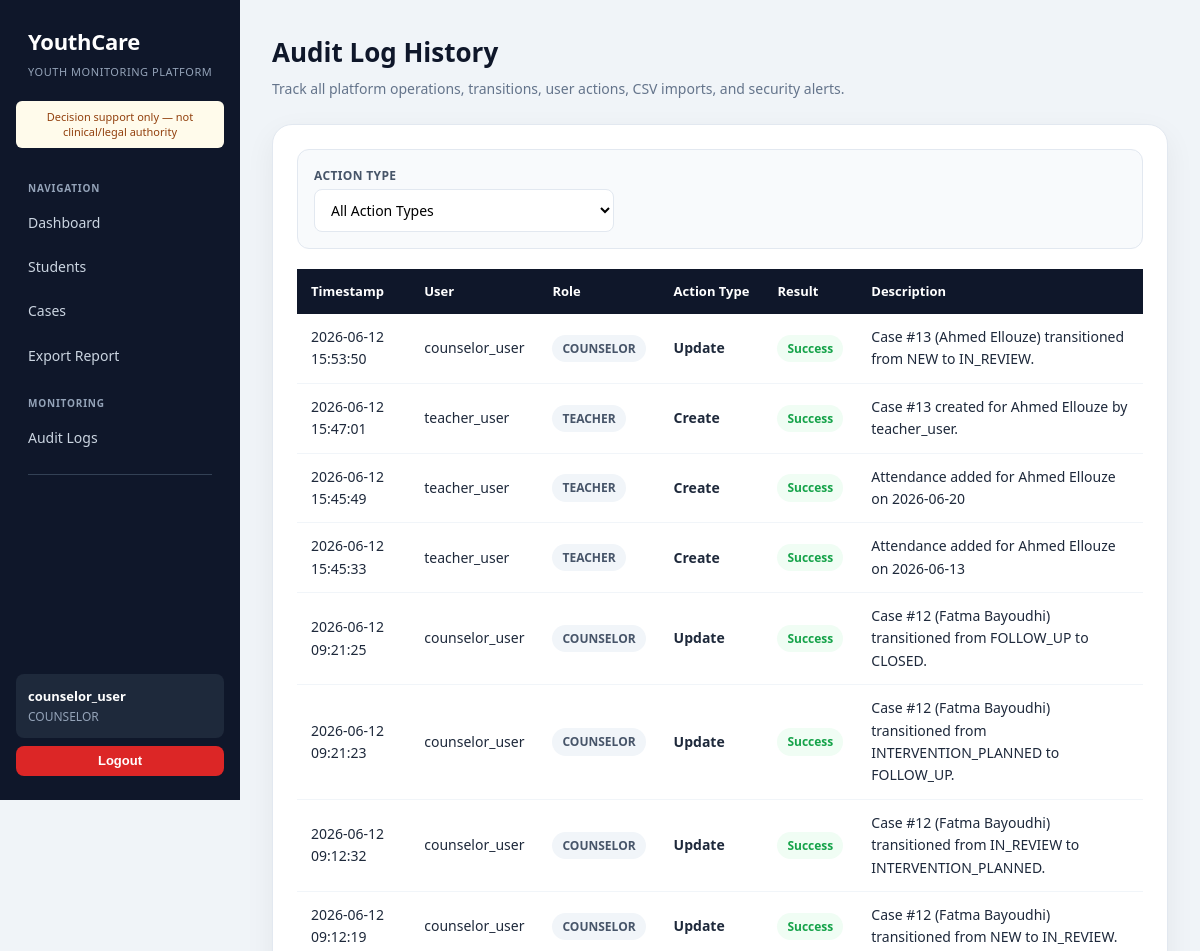
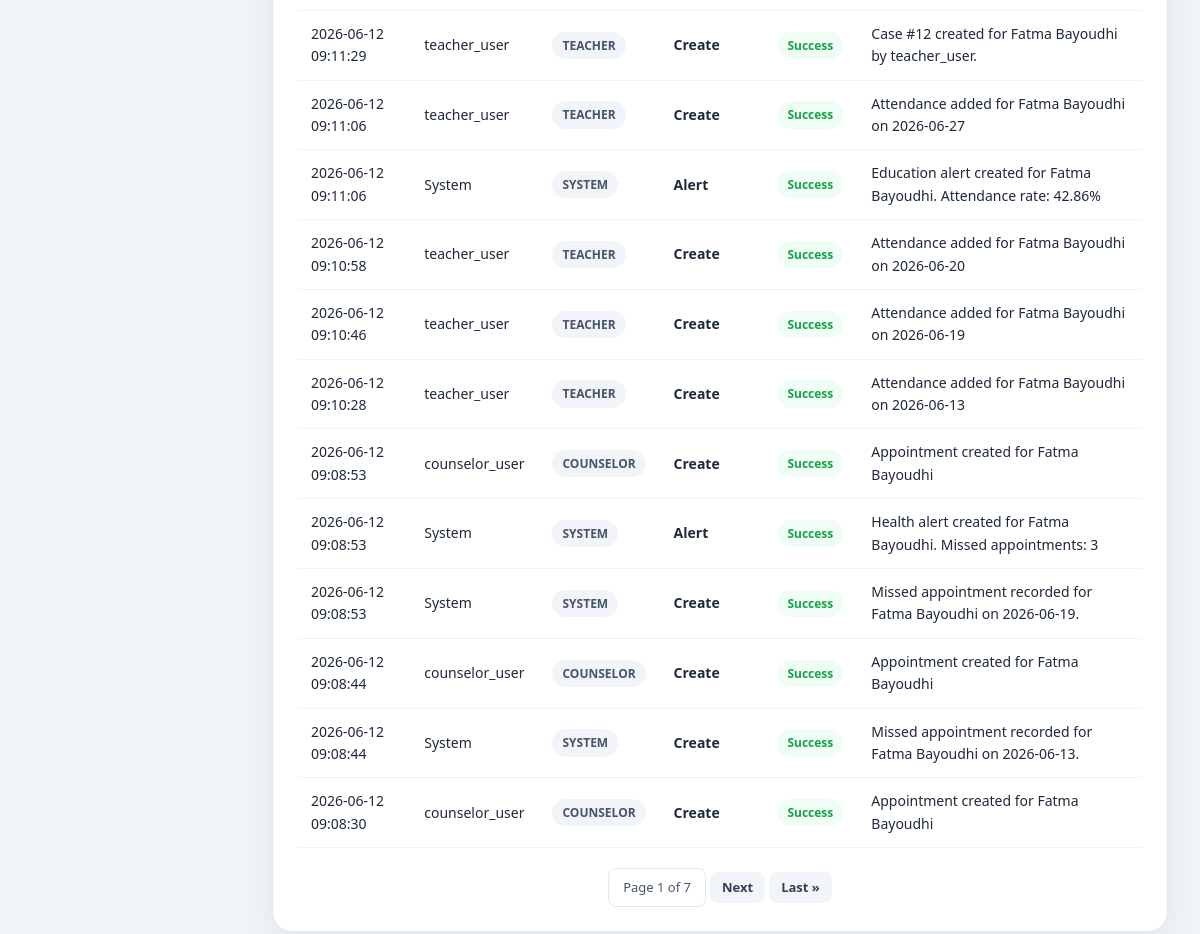
Page /audit-logs/ (signed in) on the committed database (2 pictures, top to bottom).
### core/models.py (models this page shows, shortened)
class Profile(models.Model):
    ROLE_CHOICES = [
        ('ADMIN', 'Admin'),
        ('TEACHER', 'Teacher'),
        ('COUNSELOR', 'Counselor'),
    ]
    user = models.OneToOneField(User, on_delete=models.CASCADE)
    role = models.CharField(max_length=20, choices=ROLE_CHOICES)

class AuditLog(models.Model):
    ACTION_TYPES = [
        ('CREATE', 'Create'),
        ('UPDATE', 'Update'),
        ('ALERT', 'Alert'),
        ('SECURITY', 'Security'),
        ('INGESTION', 'Data Ingestion'),
    ]
    RESULT_CHOICES = [
        ('SUCCESS', 'Success'),
        ('FAILURE', 'Failure'),
    ]
    user = models.ForeignKey(
        User,
        on_delete=models.SET_NULL,
        null=True,
        blank=True
    )
    user_role = models.CharField(max_length=20, blank=True, default="")
    action_type = models.CharField(max_length=20, choices=ACTION_TYPES)
    description = models.TextField()
    action_result = models.CharField(
        max_length=10,
        choices=RESULT_CHOICES,
        default='SUCCESS'
    )
    case = models.ForeignKey(
        'Case',
        on_delete=models.SET_NULL,
        null=True,
        blank=True,
        related_name='audit_logs'
    )
    affected_object_id = models.IntegerField(null=True, blank=True)
    created_at = models.DateTimeField(auto_now_add=True)

### core/views.py (the view)
# urls.py: path("audit-logs/", views.audit_log_list, name="audit_log_list"),
@login_required
@role_required(["ADMIN", "COUNSELOR"])
def audit_log_list(request):
    action_type = request.GET.get("action_type", "")
    logs = AuditLog.objects.all().order_by("-created_at")
    if action_type:
        logs = logs.filter(action_type=action_type)
    paginator = Paginator(logs, 20)
    page_number = request.GET.get("page")
    page_obj = paginator.get_page(page_number)
    action_choices = AuditLog.ACTION_TYPES
    return render(
        request,
        "core/audit_log_list.html",
        {
            "page_obj": page_obj,
            "action_choices": action_choices,
            "selected_action_type": action_type
        }
    )

### core/permissions.py (called while the page is built, shortened)
def get_user_role(user):
    if not user.is_authenticated:
        return None
    try:
        return user.profile.role
    except Profile.DoesNotExist:
        return None

def role_required(allowed_roles):
    def decorator(view_func):
        @wraps(view_func)
        def wrapper(request, *args, **kwargs):
            role = get_user_role(request.user)
            return view_func(request, *args, **kwargs)
        return wrapper
    return decorator

### core/templates/core/audit_log_list.html (shortened to what this page needs)
{% extends 'core/base.html' %}
{% block content %}
<div class="page-header">
    <div>
        <h1>Audit Log History</h1>
        <p class="page-subtitle">Track all platform operations, transitions, user actions, CSV imports, and security alerts.</p>
    </div>
</div>
<div class="card">
    <form method="get" class="filter-bar">
        <div class="filter-group" style="max-width:300px;">
            <label>Action Type</label>
            <select name="action_type" class="form-control" onchange="this.form.submit()">
                <option value="">All Action Types</option>
            </select>
        </div>
    </form>
    <div class="table-wrapper">
        <table>
            <thead>
                <tr><th>Timestamp</th><th>User</th><th>Role</th><th>Action Type</th><th>Result</th><th>Description</th></tr>
            </thead>
            <tbody>
                {% for log in page_obj %}
                <tr>
                    <td>{{ log.created_at|date:"Y-m-d H:i:s" }}</td>
                    <td>{{ log.user.username|default:"System" }}</td>
                    <td><span class="badge badge-slate">{{ log.user_role|default:"SYSTEM" }}</span></td>
                    <td><strong>{{ log.get_action_type_display }}</strong></td>
                    <td>
                        {% if log.action_result == 'SUCCESS' %}
                            <span class="badge badge-success">Success</span>
                        {% else %}
                            <span class="badge badge-danger">Failure</span>
                        {% endif %}
                    </td>
                    <td>{{ log.description }}</td>
                </tr>
                {% empty %}
                <tr><td colspan="6" style="text-align:center;color:var(--slate-400);">No log records found.</td></tr>
                {% endfor %}
            </tbody>
        </table>
    </div>
    {% if page_obj.has_other_pages %}
    <div class="pagination">
        <span class="current">Page {{ page_obj.number }} of {{ page_obj.paginator.num_pages }}</span>
        {% if page_obj.has_next %}
            <a href="?page={{ page_obj.next_page_number }}{% if selected_action_type %}&action_type={{ selected_action_type }}{% endif %}" class="btn btn-secondary btn-sm">Next</a>
            <a href="?page={{ page_obj.paginator.num_pages }}{% if selected_action_type %}&action_type={{ selected_action_type }}{% endif %}" class="btn btn-secondary btn-sm">Last &raquo;</a>
        {% endif %}
    </div>
    {% endif %}
</div>
{% endblock %}

### core/templates/core/base.html (shortened to what this page needs)
<!DOCTYPE html>
<html>
<head>
    {% load static %}
    <link rel="stylesheet" href="{% static 'core/style.css' %}">
</head>
<body>
<div class="sidebar">
    <h2>YouthCare</h2>
    <p class="sidebar-sub">Youth Monitoring Platform</p>
    <div class="disclaimer">Decision support only — not clinical/legal authority</div>
    <div class="nav-section">Navigation</div>
    <a href="{% url 'dashboard' %}">Dashboard</a>
    <a href="{% url 'student_list' %}">Students</a>
    <a href="{% url 'case_list' %}">Cases</a>
    <a href="{% url 'export_students_csv' %}">Export Report</a>
    {% if request.user.profile.role == "ADMIN" or request.user.profile.role == "COUNSELOR" %}
        <div class="nav-section">Monitoring</div>
        <a href="{% url 'audit_log_list' %}">Audit Logs</a>
    {% endif %}
    <div class="sidebar-divider"></div>
    <div class="user-card" style="margin-top:auto;">
        <div class="name">{{ request.user.username }}</div>
        <div class="role">{{ request.user.profile.role }}</div>
    </div>
    <form method="post" action="{% url 'logout' %}" style="margin-top:8px;">
        <button type="submit" class="btn btn-danger btn-sm" style="width:100%;justify-content:center;">Logout</button>
    </form>
</div>
<div class="main-content">
    {% block content %}{% endblock %}
</div>
</body>
</html>

### rows in the picture
AuditLog: created_at "2026-06-12 15:53:50", user.username "counselor_user", user_role "COUNSELOR", action_type "Update", action_result "Success", description "Case #13 (Ahmed Ellouze) transitioned from NEW to IN_REVIEW."
AuditLog: created_at "2026-06-12 15:47:01", user.username "teacher_user", user_role "TEACHER", action_type "Create", action_result "Success", description "Case #13 created for Ahmed Ellouze by teacher_user."
AuditLog: created_at "2026-06-12 15:45:49", user.username "teacher_user", user_role "TEACHER", action_type "Create", action_result "Success", description "Attendance added for Ahmed Ellouze on 2026-06-20"
AuditLog: created_at "2026-06-12 15:45:33", user.username "teacher_user", user_role "TEACHER", action_type "Create", action_result "Success", description "Attendance added for Ahmed Ellouze on 2026-06-13"
AuditLog: created_at "2026-06-12 09:21:25", user.username "counselor_user", user_role "COUNSELOR", action_type "Update", action_result "Success", description "Case #12 (Fatma Bayoudhi) transitioned from FOLLOW_UP to CLOSED."
AuditLog: created_at "2026-06-12 09:21:23", user.username "counselor_user", user_role "COUNSELOR", action_type "Update", action_result "Success", description "Case #12 (Fatma Bayoudhi) transitioned from INTERVENTION_PLANNED to FOLLOW_UP."
AuditLog: created_at "2026-06-12 09:12:32", user.username "counselor_user", user_role "COUNSELOR", action_type "Update", action_result "Success", description "Case #12 (Fatma Bayoudhi) transitioned from IN_REVIEW to INTERVENTION_PLANNED."
AuditLog: created_at "2026-06-12 09:12:19", user.username "counselor_user", user_role "COUNSELOR", action_type "Update", action_result "Success", description "Case #12 (Fatma Bayoudhi) transitioned from NEW to IN_REVIEW."
AuditLog: created_at "2026-06-12 09:11:29", user.username "teacher_user", user_role "TEACHER", action_type "Create", action_result "Success", description "Case #12 created for Fatma Bayoudhi by teacher_user."
AuditLog: created_at "2026-06-12 09:11:06", user.username "teacher_user", user_role "TEACHER", action_type "Create", action_result "Success", description "Attendance added for Fatma Bayoudhi on 2026-06-27"
AuditLog: created_at "2026-06-12 09:11:06", user.username "System", user_role "SYSTEM", action_type "Alert", action_result "Success", description "Education alert created for Fatma Bayoudhi. Attendance rate: 42.86%"
AuditLog: created_at "2026-06-12 09:10:58", user.username "teacher_user", user_role "TEACHER", action_type "Create", action_result "Success", description "Attendance added for Fatma Bayoudhi on 2026-06-20"
AuditLog: created_at "2026-06-12 09:10:46", user.username "teacher_user", user_role "TEACHER", action_type "Create", action_result "Success", description "Attendance added for Fatma Bayoudhi on 2026-06-19"
AuditLog: created_at "2026-06-12 09:10:28", user.username "teacher_user", user_role "TEACHER", action_type "Create", action_result "Success", description "Attendance added for Fatma Bayoudhi on 2026-06-13"
AuditLog: created_at "2026-06-12 09:08:53", user.username "counselor_user", user_role "COUNSELOR", action_type "Create", action_result "Success", description "Appointment created for Fatma Bayoudhi"
AuditLog: created_at "2026-06-12 09:08:53", user.username "System", user_role "SYSTEM", action_type "Alert", action_result "Success", description "Health alert created for Fatma Bayoudhi. Missed appointments: 3"
AuditLog: created_at "2026-06-12 09:08:53", user.username "System", user_role "SYSTEM", action_type "Create", action_result "Success", description "Missed appointment recorded for Fatma Bayoudhi on 2026-06-19."
AuditLog: created_at "2026-06-12 09:08:44", user.username "counselor_user", user_role "COUNSELOR", action_type "Create", action_result "Success", description "Appointment created for Fatma Bayoudhi"
AuditLog: created_at "2026-06-12 09:08:44", user.username "System", user_role "SYSTEM", action_type "Create", action_result "Success", description "Missed appointment recorded for Fatma Bayoudhi on 2026-06-13."
AuditLog: created_at "2026-06-12 09:08:30", user.username "counselor_user", user_role "COUNSELOR", action_type "Create", action_result "Success", description "Appointment created for Fatma Bayoudhi"

### other values in the picture
{{ request.user.username }} "counselor_user"
{{ request.user.profile.role }} "COUNSELOR"
{{ page_obj.number }} "1"
{{ page_obj.paginator.num_pages }} "7"
